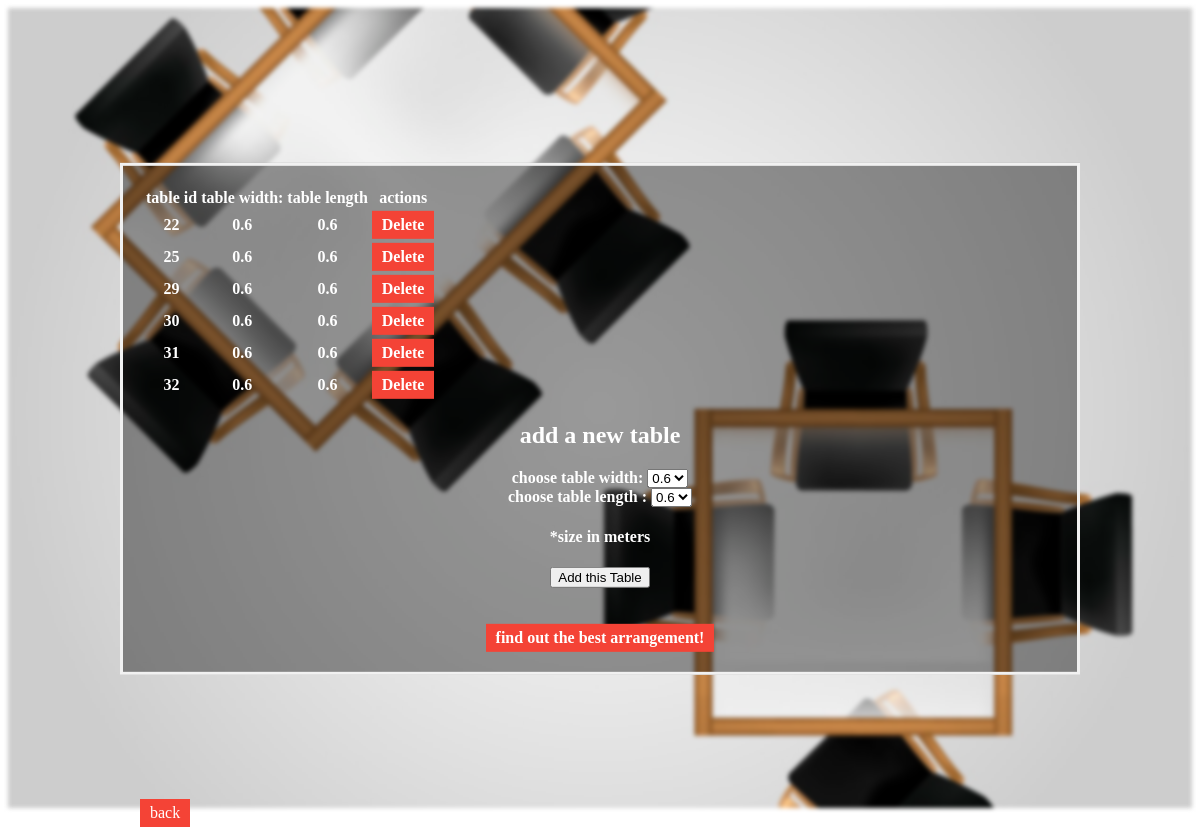
The page /AddTables on the database its author committed.
### app.py (models this page shows)
class Tables(db.Model):  # create model
    id = db.Column(db.Integer, primary_key=True)
    table_width = db.Column(db.String(200), nullable=False)
    table_length = db.Column(db.String(200), nullable=False)

### app.py (the view)
@app.route('/AddTables', methods=['POST', 'GET'])
def add_tables():
    if request.method == 'POST':
        table_width = request.form['table_width']
        table_length = request.form['table_length']
        new_table = Tables(table_width=table_width, table_length=table_length)
        db.session.add(new_table)
        db.session.commit()
        tables = Tables.query.order_by(Tables.id).all()
        return render_template('AddTables.html', tables=tables)
    else:
        tables = Tables.query.order_by(Tables.id).all()  # grab all content from table
        return render_template('AddTables.html', tables=tables)

### app.py (called while the page is built)
@app.after_request
def add_header(r):
    r.headers["Cache-Control"] = "no-cache, no-store, must-revalidate"
    r.headers["Pragma"] = "no-cache"
    r.headers["Expires"] = "0"
    return r

### templates/AddTables.html (shortened to what this page needs)
<!DOCTYPE html>
<html lang="en">
<head>
</head>
<div class="bg-image"></div>
<div class="bg-text">
    {% if tables|length < 1 %}
    <h4> There are no tasks, create one below!</h4>
    {% else %}
    <table style="text-align: center">
        <tr>
            <th>table id</th>
            <th>table width:</th>
            <th>table length</th>
            <th>actions</th>
        </tr>
        {% for table in tables %}
        <tr>
            <td>{{ table.id }}</td>
            <td>{{ table.table_width }}</td>
            <td>{{table.table_length}}</td>
            <td>
                <a href="/delete/{{table.id}}">Delete</a>
                <br>
            </td>
        </tr>
        {% endfor %}
    </table>
    {% endif %}
    <h2>add a new table</h2>
    <form action="{{ url_for('add_tables') }}" method="post">
        <label for="table_width">choose table width:</label>
        <select id="table_width" name="table_width">
            <option value="0.6">0.6</option>
        </select>
        <br>
        <label for="table_length">choose table length :</label>
        <select id="table_length" name="table_length">
            <option value="0.6">0.6</option>
        </select>
        <br>
        <h4>*size in meters</h4>
        <input type="submit" value="Add this Table">
    </form>
    <br>
    <br>
    <a href="/result" onclick="$('#loading').show();">find out the best arrangement!</a>
</div>
<div class ="links">
<a href="/ChooseDimensions" onclick="$('#loading').show();">back</a>
</div>
</html>

### templates/AddTables.html (style rules this page uses)
body, html { height: 100%; }
* { box-sizing: border-box; }
.bg-image { background-image: url("../static/top-view-empty-restaurant-tables-with-realistic-design_23-2147921053.jpg"); filter: blur(8px); -webkit-filter: blur(2px); height: 100%; background-position: center; background-repeat: no-repeat; background-size: cover; }
.bg-text { background-color: rgb(0, 0, 0); background-color: rgba(0, 0, 0, 0.4); color: white; font-weight: bold; border: 3px solid #f1f1f1; position: absolute; top: 50%; left: 50%; transform: translate(-50%, -50%); z-index: 2; width: 80%; padding: 20px; text-align: center; }
.links { position: absolute; top: 97%; left: 50%; transform: translate(-50%, -50%); z-index: 2; width: 80%; padding: 20px; }
a:link, a:visited { background-color: #f44336; color: white; padding: 5px 10px; text-align: center; text-decoration: none; display: inline-block; }

### rows shown on the page
Tables: id "22", table_width "0.6", table_length "0.6"
Tables: id "25", table_width "0.6", table_length "0.6"
Tables: id "29", table_width "0.6", table_length "0.6"
Tables: id "30", table_width "0.6", table_length "0.6"
Tables: id "31", table_width "0.6", table_length "0.6"
Tables: id "32", table_width "0.6", table_length "0.6"
